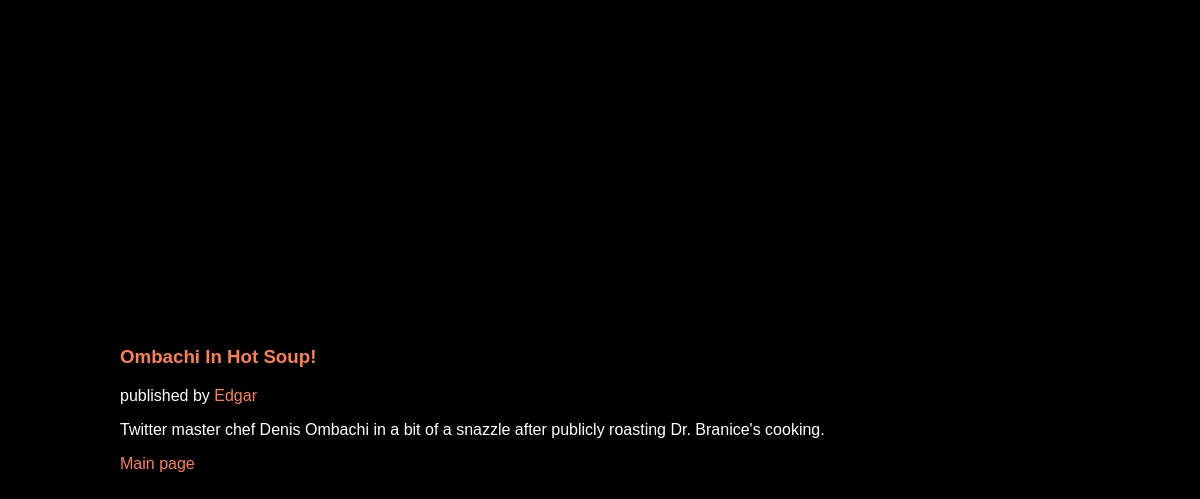
The page /13/ on the database its author committed.
### blog/models.py (models this page shows, shortened)
class Blog(m.Model):
    title = m.CharField(max_length=255)
    body = m.TextField()
    pub_date = m.DateTimeField("date published")
    blogger = m.ForeignKey(Blogger, on_delete = m.CASCADE)

class Blogger(m.Model):
    name = m.CharField(max_length=255)
    username = m.CharField(max_length=255)
    bio = m.TextField()

### blog/views.py (the view)
# urls.py: path('<int:blog_id>/', views.article, name="article"),
def article(request, blog_id):
    blog = Blog.objects.get(pk = blog_id)
    context = {
        "blog":blog,
        "title": "blog",
    }
    return render(request, "blog/blog.html", context)

### blog/templates/blog/blog.html (shortened to what this page needs)
<!DOCTYPE html>
<html lang="en">
<head>
</head>
<body>
    <article>
    <h3>{{blog.title}}</h3>
    <p>published by <a href="{% url 'blog:writer' blog.blogger.id %}">{{blog.blogger.name}}</a></p>
        <p>{{blog.body}}</p>
        <a href="{% url 'blog:feed' %}">Main page</a></article>
        </body>
    </html>

### blog/templates/blog/blog.html (style rules this page uses)
* { list-style-type: none; text-decoration: none; font-family: chivo, sans-serif; }
body { background-color: black; color: white; width: 80%; height: 100vh; margin: auto; display: flex; align-items: center; }
a { color: coral; }
h3 { color: coral; }

### rows shown on the page
Blog: title "Ombachi In Hot Soup!", blogger.name "Edgar", body "Twitter master chef Denis Ombachi in a bit of a snazzle after publicly roasting Dr. Branice's cooking."
